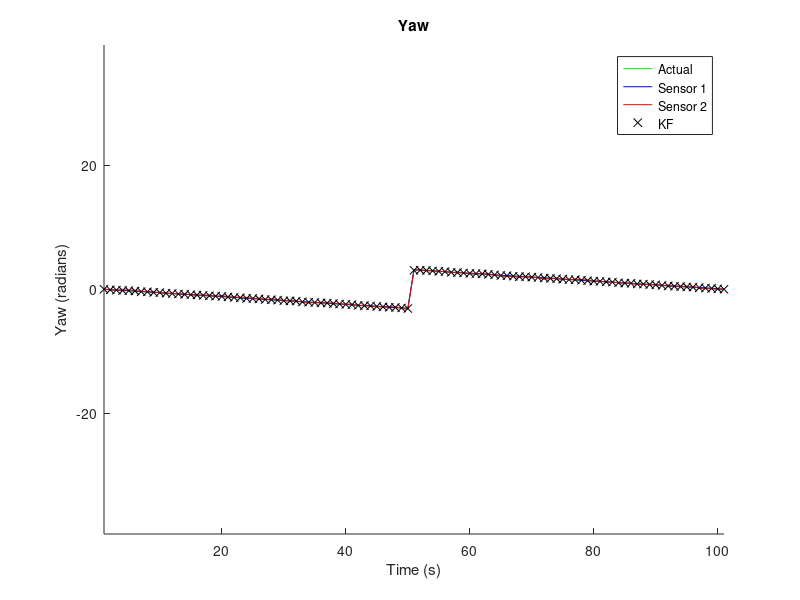
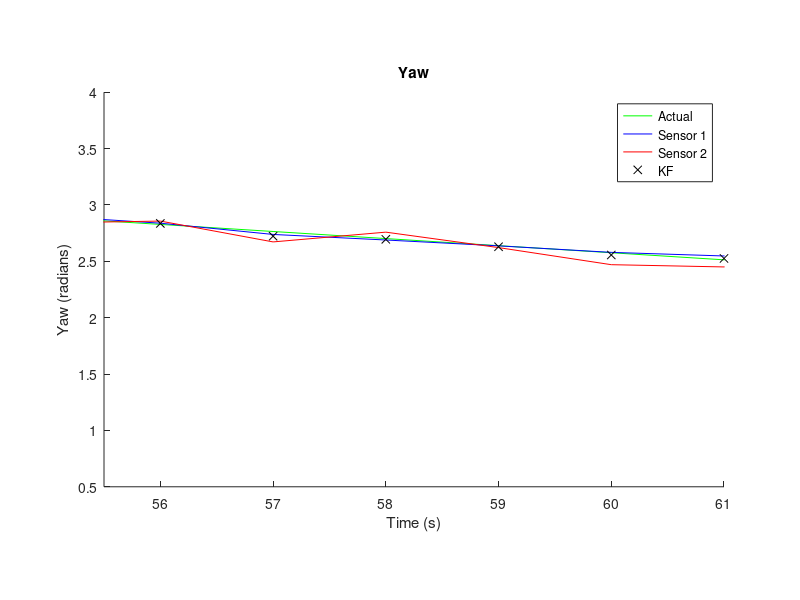
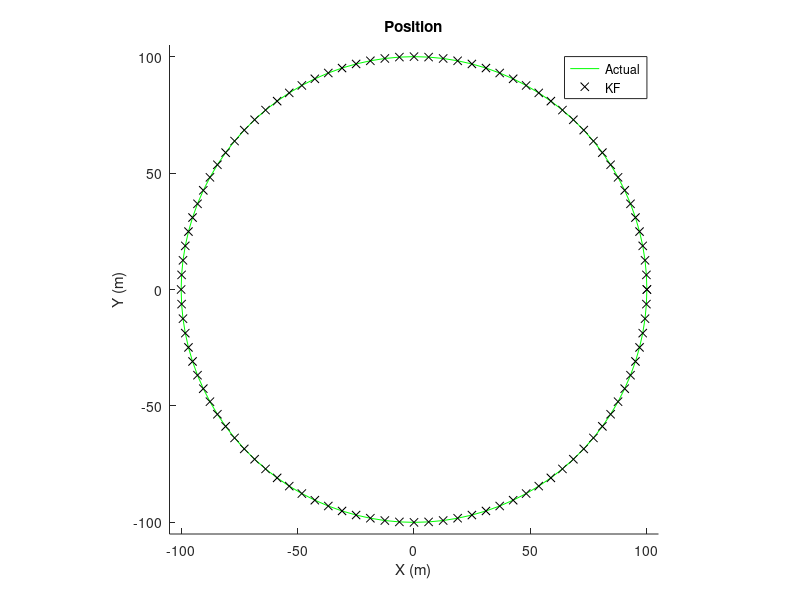

The MATLAB script that drew these images, in order:
% Kalman filter example program for differential drive robots.
% Perfect measurements are available for all the states except for yaw.
% Yaw has three sensors that have adjustable amounts of noise and drift.
% Output is RMS errors for position and heading plus plots showing some of the state variables.
clear all;
pngres = '-r600';
saveimages = 0;

% Number of time steps.
N = 100;

% Sensor behavior variables. At least one Noise value must be > 0 else the inverse in the gain
% calculation is ill-conditioned.
Yaw1Noise = 1 * pi / 180;
Yaw2Noise = 5 * pi / 180;
Yaw1Drift = 0;
Yaw2Drift = 0;

% BEGIN {Data Generation}
%%%%%%%%%%%%%%%%%%%%%%%%%%%%%%%%%%%%%%%%%%%%%%%%%%%%%%%%%%%%%%%%%%%%%%%%%%%%%%%%%%%%%%%%%%%%%%%%%%
% This part is secret business and involves the generation of the data.
% The data arise in the real world and their generation is invisible to us.

% Set up ground truth for state variables and sensor measurements.
% The state vector is x = [X Y Z V theta(pitch) phi(roll) psi(yaw) w(ang rate)]
x = [];
y = [];
R = 100; % Path is a circle, radius R.
angle = 0;
for i = 1:N+1
    xi(1) = R*cos(angle);
    xi(2) = R*sin(angle);
    xi(3) = 0;
    xi(4) = 1;
    xi(5) = 0;
    xi(6) = 0;
    xi(7) = -1 * atan2(xi(2),xi(1));
    xi(8) = 4*xi(4)/R;
    x = [x; xi];
    angle = angle + 2*pi/N;
    
    % Add noise and drift to IMU yaw measurements.
    psi1(i) = xi(7) + Yaw1Noise*randn + i*Yaw1Drift;
    psi2(i) = xi(7) + Yaw2Noise*randn + i*Yaw2Drift;

    % Set up measurement vector with ground truth except for multiple heading measurements.
    yi = [xi(1) xi(2) xi(3) xi(4) xi(5) xi(6) psi1(i) psi2(i) xi(8)];
    y = [y; yi];
end

% Now we have the data vector y, which is all that will be passed into the real world.
%%%%%%%%%%%%%%%%%%%%%%%%%%%%%%%%%%%%%%%%%%%%%%%%%%%%%%%%%%%%%%%%%%%%%%%%%%%%%%%%%%%%%%%%%%%%%%%%%%
% END {Data Generation}

% Measurement transition matrix. #cols = #states, #rows = #measurements.
H = [eye(8); zeros(1,8)];
% Set up H to reflect that yaw (column 7) is measured three times, all others measured once.
H(7,7) = 1;
H(8,7) = 1;
H(9,8) = 1;

% State covariance matrix.
Q = eye(8);

% Measurement covariance matrix.
R = zeros(9);
R(7,7) = Yaw1Noise;
R(8,8) = Yaw2Noise;

% Initialization of state estimate and filter covariance.
xh = x(1,:)';
P = Q;
P(7,7) = max(Yaw1Noise,Yaw2Noise);
xhat = xh;
Pp = diag(P);
Kk = [];

% Run the KF equations.
for i = 1:N
    % State transition matrix based on dynamics.
    F = [1 0 0 cos(xh(7))*cos(xh(5)) 0 0 0 0;
         0 1 0 sin(xh(7))*cos(xh(5)) 0 0 0 0;
         0 0 1 -sin(xh(5)) 0 0 0 0;
         0 0 0 1 0 0 0 0;
         0 0 0 0 1 0 0 -sin(xh(6));
         0 0 0 0 0 1 0 tan(xh(5))*cos(xh(6));
         0 0 0 0 0 0 1 cos(xh(6))/cos(xh(5));
         0 0 0 0 0 0 0 1];

    % Prediction update step.
    xh = F*xh;
    Pm = F*P*F'+Q;

    % Measurement update step.
    K = Pm*H'/(H*Pm*H'+R);
    P = (eye(8)-K*H)*Pm;
    xh = (eye(8)-K*H)*xh + K*y(i+1,:)';

    % Save state estimate, state covariance and gains.
    xhat = [xhat xh];
    Pp = [Pp diag(P)];
    Kk = [Kk K];
end

% Plot the yaw estimate.
figure(1)
hold on;
plot(x(:,7), 'g');
plot(psi1, 'b');
plot(psi2, 'r');
plot(xhat(7,:), 'kx');
%errorbar(xhat(7,:), Pp(7,:), 'kx');
title('Yaw');
xlabel('Time (s)');
ylabel('Yaw (radians)');
legend('Actual','Sensor 1','Sensor 2','KF');
axis equal;
hold off;
if saveimages
    print('-f1', pngres, '-dpng', '../images/kfSimYaw.png');
end

% Plot the yaw estimate zoomed in.
figure(2)
hold on;
plot(x(:,7), 'g');
plot(psi1, 'b');
plot(psi2, 'r');
plot(xhat(7,:), 'kx');
%errorbar(xhat(7,:), Pp(7,:), 'kx');
title('Yaw');
xlabel('Time (s)');
ylabel('Yaw (radians)');
legend('Actual','Sensor 1','Sensor 2','KF');
axis([55.5 61 0.5 4]);
axis equal;
hold off;
if saveimages
    print('-f2', pngres, '-dpng', '../images/kfSimYawZoom.png');
end

% Plot the actual and estimated position.
figure(3)
hold on;
plot(x(:,1), x(:,2), 'g');
plot(xhat(1,:), xhat(2,:), 'kx');
title('Position');
xlabel('X (m)');
ylabel('Y (m)');
legend('Actual','KF');
axis([-105 105 -105 105]);
axis equal;
hold off;
if saveimages
    print('-f3', pngres, '-dpng', '../images/kfSimPosition.png');
end

% Calculate the RMS errors.
epos = 0;
eyaw = 0;
for i=1:N
    epos = epos + (x(i,1)-xhat(1,i))^2 + (x(i,2)-xhat(2,i))^2;
    eyaw = eyaw + (x(i,7)-xhat(7,i))^2;
end
epos = sqrt(epos/N);
eyaw = sqrt(eyaw/N);
stringpos = sprintf('RMS position error = %f meters\n', epos);
stringyaw = sprintf('RMS heading error = %f degrees\n', eyaw*180/pi);
stringcov = sprintf('Yaw state estimate covariance = %f degrees\n', P(7,7)*180/pi);
disp(stringpos);
disp(stringyaw);
disp(stringcov);
